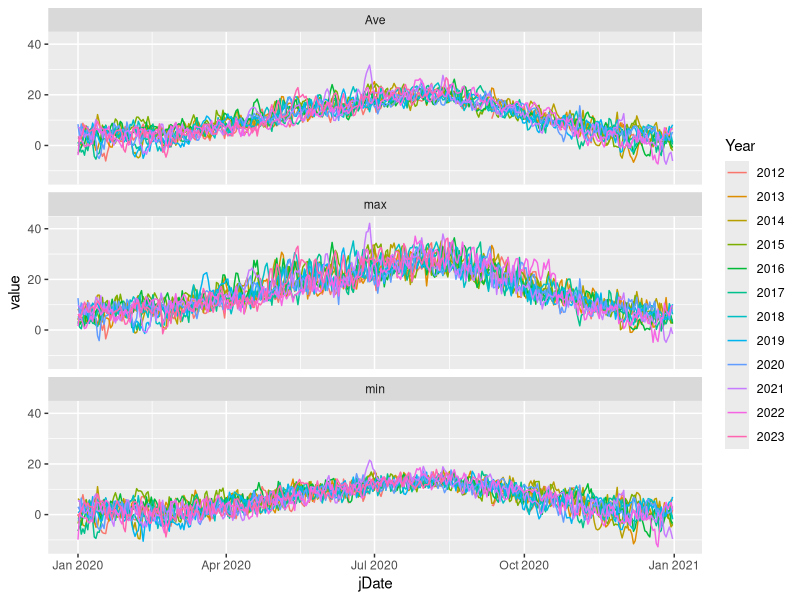
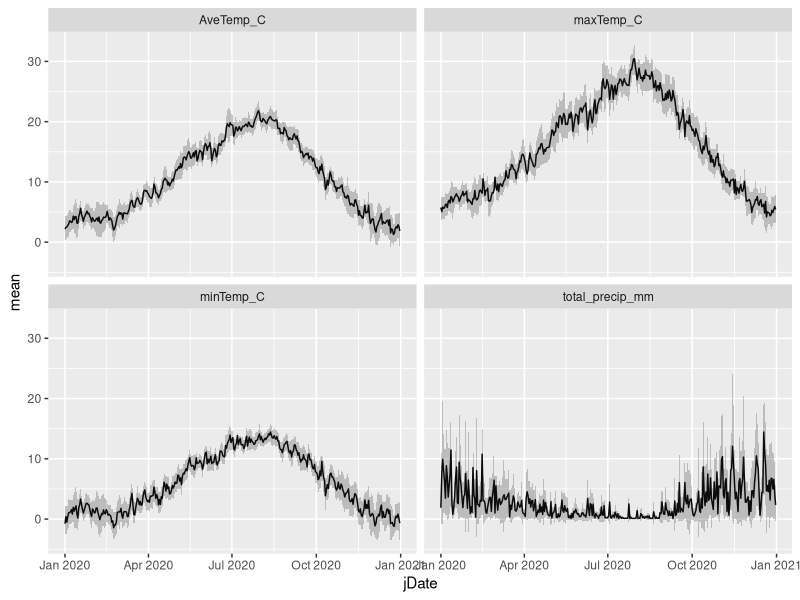
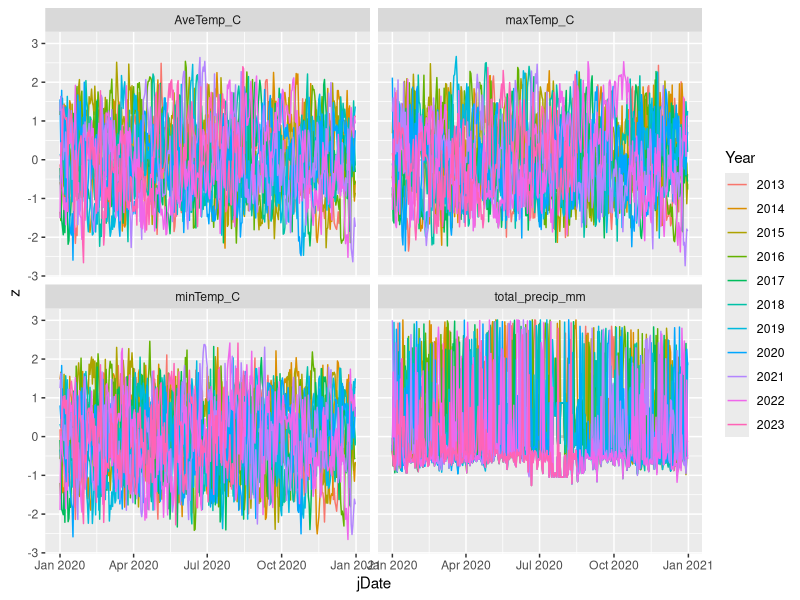
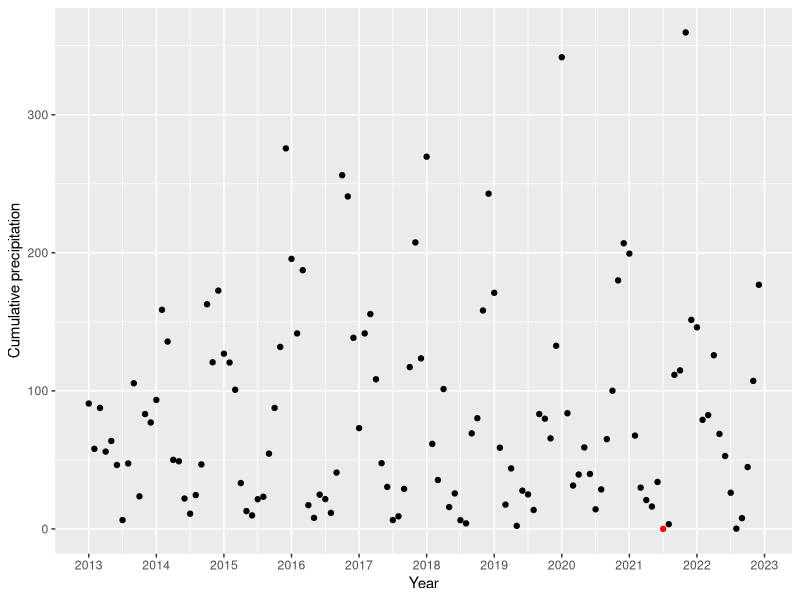
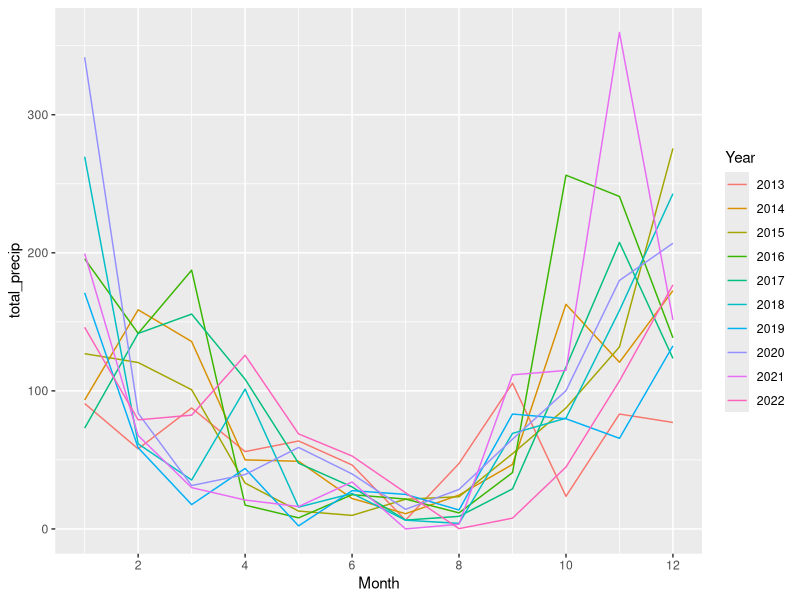
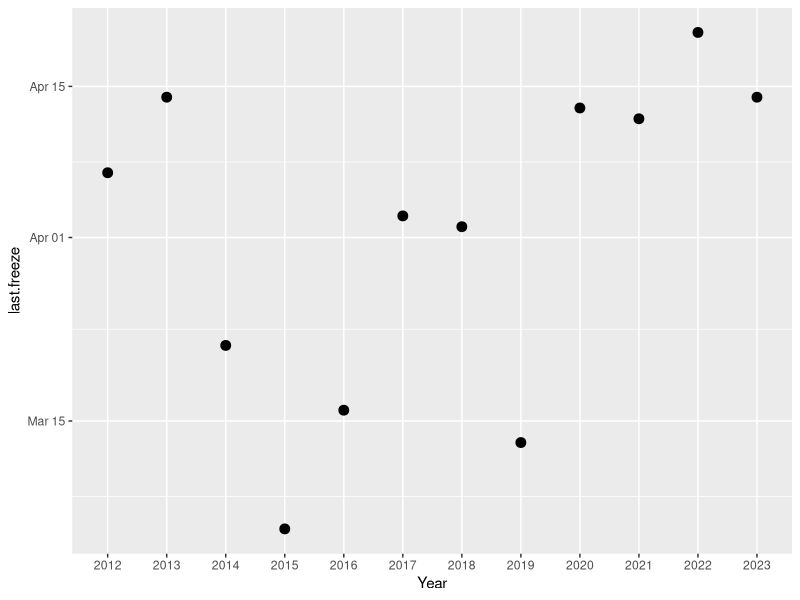
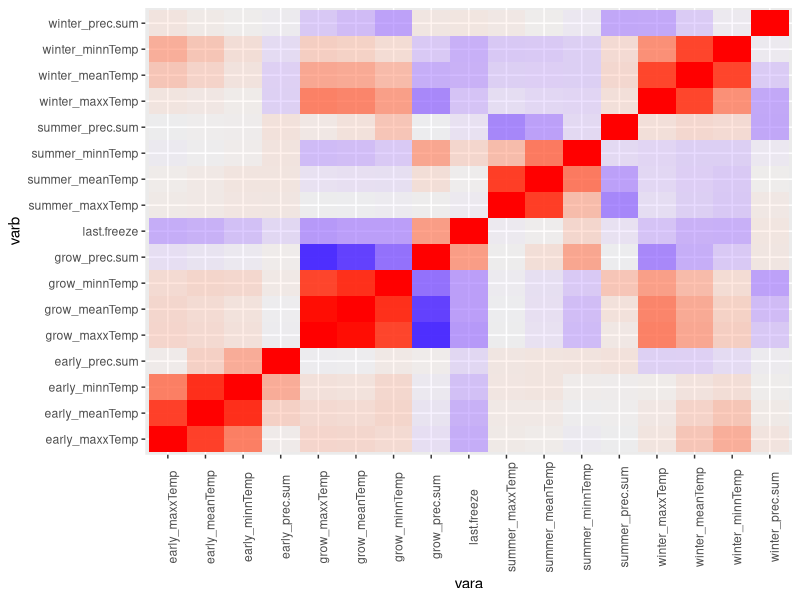
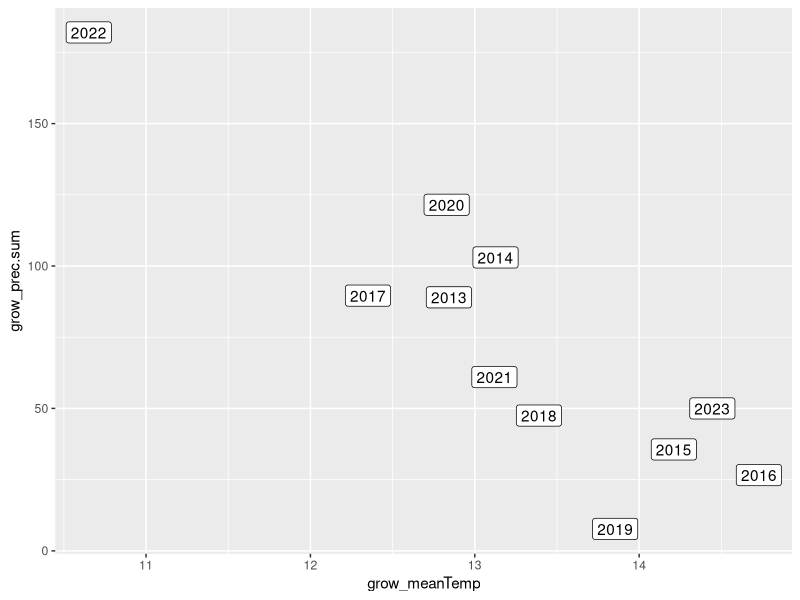

Recreate these plots in R, in order. (Note: this script raises an error after producing the figures.)
# Script for initial assessment and compiling/aggregating raw climate data.
# The climate data was compiled by Jenna - currently backed up on Dropbox.

library(ggplot2)
library(dplyr)
library(tidyr)

rm(list = ls())

clim.mo = read.csv('00_raw_data/climate/cgop_weather_monthly_interp.csv')
clim.dy = read.csv('00_raw_data/climate/cgop_weather_daily_interp.csv')
clim.hr = read.csv('00_raw_data/climate/cgop_weather_hourly.csv')

##### Look at hourly data frame

head(clim.hr) # nice!
nrow(clim.hr) # wow!
str(clim.hr)

length(unique(clim.hr$Time))

clim.hr = clim.hr %>%
  separate(Date, into = c('Year', 'Month', 'Day'), sep = '-', remove = FALSE) %>%
  mutate(Date = as.Date(Date)) %>%
  separate(Time, into = c('Hour', 'Minute', 'Second'), sep = ':')
# slow...

head(clim.hr)
unique(clim.hr$Minute) # ah... some NAs... also weird minutes
# yeah... this is a lot of into. maybe not needed.

##### Look at daily data frame

head(clim.dy) # ooh... cool
# would be nice if there was a flag for imputing though...
# ah well.

clim.dy = clim.dy %>%
  separate(Date, into = c('Year', 'Month', 'Day'), sep = '-', remove = FALSE) %>%
  mutate(Date = as.Date(Date)) %>%
  mutate(jDate = as.Date(paste('2020', Month, Day, sep = '-'), format = '%Y-%m-%d'))

head(clim.dy)

nrow(clim.dy)
clim.dy %>% group_by(Year) %>% summarise(n = n()) # wow!
# (wait why are there 365 records for 2023...)
# are they NAs?

clim.dy %>% filter(Year %in% 2023) %>% tail() 
# yes

# Look at variables over time!
clim.dy %>%
  pivot_longer(contains('Temp'), names_to = 'tempStat', values_to = 'value') %>%
  mutate(tempStat = gsub('Temp\\_C', '', tempStat)) %>%
  ggplot(aes(x = jDate, y = value, group = Year)) +
  geom_line(aes(colour = Year)) +
  facet_wrap(~ tempStat, nrow = 3)

# Oh there are some NAs
# where?
clim.dy %>%
  filter(is.na(total_precip_mm) | is.na(minTemp_C) | is.na(maxTemp_C) | is.na(AveTemp_C))
# interesting...
# mostly from 2012 though!
# OH it looks like all of these are 2012 or post-cleaning in 2023!!

clim.dy %>%
  filter(Year %in% 2013:2022) %>%
  filter(is.na(total_precip_mm) | is.na(minTemp_C) | is.na(maxTemp_C) | is.na(AveTemp_C))
# hell yeah Jenna!  

# Deviations from mean

# (first plot the means, removing 2012 maybe just because these seem spottier)
daily.means = clim.dy %>%
  filter(Year > 2012) %>%
  group_by(jDate) %>%
  summarise(
    across(
      c(total_precip_mm, minTemp_C, AveTemp_C, maxTemp_C),
      .fns = list(
        mean = ~ mean(.x, na.rm = TRUE), 
        var = ~ var(.x, na.rm = TRUE), 
        n = ~ sum(!is.na(.x))
      ),
      .names = '{.col}.{.fn}'
    )
  ) %>%
  # Now convert to one row per variable per day  
  # there's probably a more elegant way to do this with one pivot...
  pivot_longer(-jDate, names_to = 'varStat', values_to = 'varval') %>%
  separate(varStat, into = c('varb', 'stat'), sep = '\\.') %>%
  pivot_wider(names_from = stat, values_from = varval)

head(daily.means)

daily.means %>%
  ggplot(aes(x = jDate)) +
  geom_line(aes(y = mean)) +
  geom_ribbon(
    aes(ymin = mean - 2*sqrt(var/n), ymax = mean + 2*sqrt(var/n)),
    alpha = 0.25
  ) +
  facet_wrap(~ varb)
# fairly noisy

# Get z-scores
clim.dy.z = clim.dy %>%
  filter(Year > 2012) %>%
  group_by(jDate) %>%
  mutate(
    across(
      c(total_precip_mm, minTemp_C, AveTemp_C, maxTemp_C),
      .fn = function(x) (x - mean(x, na.rm = TRUE)) / sd(x, na.rm = TRUE)
    )
  )

head(clim.dy.z)
# hell yeah!!!

clim.dy.z %>%
  select(-c(Date, Month, Day)) %>%
  pivot_longer(-c(Year, jDate), names_to = 'varb', values_to = 'z') %>%
  ggplot(aes(x = jDate, y = z, group = Year)) +
  geom_line(aes(y = 0), linetype = 2, colour = 'gray77') +
  geom_line(aes(colour = Year)) +
  facet_wrap(~ varb)
# ah... precipitation is not going to work for z-scores...
# everything else looks okay though
# (not sure what to do about precipitation... zeros are inevitable)
# maybe monthly precipitation?
# are there any months with zero precip?
# (also - why are there NAs here?)

# Monthly cumulative precip?

clim.prec.month = clim.dy %>%
  filter(Year %in% 2013:2022) %>%
  group_by(Year = as.numeric(Year), Month = as.numeric(Month)) %>%
  summarise(total_precip = sum(total_precip_mm, na.rm = TRUE))

clim.prec.month %>%
  ggplot(aes(x = Year + (Month-1)/12, y = total_precip)) +
  geom_point(aes(color = total_precip > 0)) +
  scale_colour_manual(values = c('red', 'black')) +
  scale_x_continuous(breaks = 2013:2023) +
  labs(x = 'Year', y = 'Cumulative precipitation') +
  theme(legend.position = 'none')
# ah... there is a one in here!
# (wonder if I can use order statistics to get an expected min of a lognormal...)

clim.prec.month %>%
  mutate(Year = factor(Year)) %>%
  ggplot(aes(x = Month, y = total_precip, group = Year)) +
  geom_line(aes(colour = Year), linewidth = 0.5) +
  scale_x_continuous(breaks = 2*(1:6))

# Precip regimes... looks like Nov-Jan is wet, Feb-Aug is dry, Sept-Oct starts
# getting wet again

# Freeze dates - when is the latest in each year?

clim.dy %>%
  filter(as.numeric(Month) < 9, minTemp_C < 0) %>%
  group_by(Year) %>%
  summarise(last.freeze = max(jDate)) %>%
  ungroup() %>%
  ggplot(aes(x = Year, y = last.freeze)) +
  geom_point(size = 3)
# so often in April, sometimes in March

##### Some possible predictors

### Precip
# - Early season precip (Feb - April)
# - Growing season precip (April - June)
# - Summer precip (June - August)
# - Fall-Winter precip (Sept - Jan)
### Temperatures - use same ranges for aggregation?
# - Early season mean (Feb - April)
# - Early season max (Feb - April)
# - Early season min? (Feb - April)
# - Growing season mean (April - June)
# - Growing season max (April - June)
# - Growing season min (April - June)
# - Summer mean (June - August)
# - Summer max (June - August)
# - Winter mean (Sept - Jan?)
# - Winter max? (Sept - Jan)
# - Last freeze date

### What is a "year"?
# - Growing season of year is April - June of current year (t)
# - so, let year t be June 15 t-1 to June 14 t?
# (should think about this in terms of recruitment... )

# cut.breaks = data.frame(
#   break.day = as.Date(
#     c(paste0('2020-', c('02-01', '04-15', '06-15', '09-01')), '2021-01-01'),
#     format = '%Y-%m-%d'
#   ),
#   label = c('winter1', 'early', 'growing', 'summer', 'winter2')
# )

### Bin data together

# I'll use the cut() function for this
# First - define the breaks for the cut
# these will be the start dates to each one of these time-windows

cut.breaks = as.Date(
    c(paste0('2020-', c('01-01', '02-01', '04-15', '06-15', '09-01')), '2021-01-01'),
    format = '%Y-%m-%d'
  )

# Test out cuts on the jDate column of our dataset
cut(clim.dy$jDate, breaks = cut.breaks, right = FALSE)
# Do any of the
sum(is.na(cut(clim.dy$jDate, breaks = cut.breaks, right = FALSE)))
# looks like this will work...

# Bin dates into time windows (but keep everything else as needed)
clim.summ = clim.dy %>%
  # Convert year, month and day to numeric (for filtering)
  mutate(across(c(Year, Month, Day), as.numeric)) %>%
  # Get only dates in windows with all days present (and having data) in data
  # frame
  filter(
    # all data in 2014-2022
    Year %in% 2014:2022 | 
    # Data in February and later in 2013
    (Year %in% 2013 & Month > 1) | 
    # Data before June 15 in 2023
    (Year %in% 2023 & Month < 6) | (Year %in% 2023 & Month %in% 6 & Day %in% 1:14)
  ) %>%
  # Add the date period (window) using cut()
  mutate(period.start = cut(jDate, breaks = cut.breaks, right = FALSE)) %>%
  # Add some text labels to each window
  # (cut() above will just assign the date - not super legible)
  merge(y = data.frame(
    period.start = cut.breaks,
    # (I don't think winter3 will be assigned to anything...)
    pd.label = c('winter1', 'early', 'grow', 'summer', 'winter2', 'winter3')
    )
  ) %>%
  # Change the `date.pd` column to be in the proper year
  mutate(period.start = as.Date(paste0(Year, gsub('2020', '', period.start)))) %>%
  # Assign summer and winter to the successive year
  mutate(Year = Year + as.logical(pd.label %in% c('summer', 'winter2', 'winter3'))) %>%
  # get rid of numeral after winter[123] to make a single 'winter' label
  # and change the start date for winter to be consistent for all groups
  mutate(pd.label = gsub('\\d', '', pd.label)) %>%
  group_by(Year, pd.label) %>%
  mutate(period.start = min(period.start)) %>%
  ungroup()

# Check period labels and start dates
clim.summ %>% distinct(Year, pd.label, period.start) %>% print(n = nrow(.))

# Get 
clim.summ = merge(
  clim.summ %>%
    group_by(Year, pd.label, period.start) %>%
    summarise(
      # Means of each temperature measure
      meanTemp = mean(AveTemp_C),
      maxxTemp = mean(maxTemp_C),
      minnTemp = mean(minTemp_C),
      # Sum of precipitation
      prec.sum = sum(total_precip_mm)
    ) %>%
    ungroup(),
  clim.summ %>%
    filter(minTemp_C < 0, pd.label %in% c('early', 'grow')) %>%
    group_by(Year) %>%
    summarise(last.freeze = max(jDate)) %>%
    ungroup()
)

head(clim.summ)
nrow(clim.summ)

# Arrange by period start so these are in chrono order
clim.summ = clim.summ %>% arrange(period.start)

# Make a wide version of this data frame for evaluating correlations
clim.wide = clim.summ %>%
  # (the window start dates aren't necessary)
  select(-period.start) %>%
  pivot_longer(c(prec.sum, contains("Temp")), names_to = "stat", values_to = "statVal") %>%
  pivot_wider(names_from = c(pd.label, stat), values_from = statVal)

clim.corr.df = clim.wide[complete.cases(clim.wide),] %>%
  select(-Year) %>%
  mutate(last.freeze = as.numeric(last.freeze)) %>%
  cor() %>%
  as.data.frame() %>%
  mutate(vara = row.names(.)) %>%
  pivot_longer(-vara, names_to = 'varb', values_to = 'corr')

clim.corr.df %>%
  ggplot(aes(x = vara, y = varb)) +
  geom_tile(aes(alpha = abs(corr), fill = corr)) +
  scale_fill_gradient2(low = 'blue', high = 'red', mid = 'white', midpoint = 0) +
  theme(axis.text.x = element_text(angle = 90), legend.position = 'none')
# interesting... temperatures highly correlated - not surprising

clim.corr.df %>%
  filter(vara != varb) %>%
  arrange(desc(abs(corr)))
# damn wtf... super strong correlations between growing season precipitaton and
# mean/max temperatures

clim.corr.df %>%
  filter(vara != varb) %>%
  filter(abs(corr) > 0.5) %>%
  arrange(desc(abs(corr))) %>%
  print(n = nrow(.))

clim.wide %>%
  ggplot(aes(x = grow_meanTemp, y = grow_prec.sum)) +
  geom_label(aes(label = Year))
# whoa...

clim.dy %>%
  filter(as.numeric(Year) %in% 2020:2022, as.numeric(Month) %in% 3:6) %>%
  select(Year, jDate, AveTemp_C, total_precip_mm) %>%
  # arrange(Year, jDate) %>%
  # mutate(total_precip_mm = cumsum(total_precip_mm)) %>%
  pivot_longer(c(AveTemp_C, total_precip_mm), names_to = 'varb', values_to = 'value') %>%
  ggplot(aes(x = jDate, y = value, group = Year, colour = factor(Year))) +
  geom_line() +
  facet_wrap(~ varb)
# oh wow 
# does look like 2022 was colder... and had a lot more rain
# oh lmao there was a huge rain right on april 1
# man okay so it seems like the breaks for periods can be pretty influential

# What is the precip correlation like?
clim.corr.df %>%
  filter(grepl('prec\\.sum', vara)) %>%
  ggplot(aes(x = vara, y = varb)) +
  geom_tile(aes(alpha = abs(corr), fill = corr)) +
  scale_fill_gradient2(low = 'blue', high = 'red', mid = 'white', midpoint = 0) +
  theme(axis.text.x = element_text(angle = 90), legend.position = 'none')
# early season - weak pos. correlation with temperature (makes sense? warmer
#   temp means less snow, more rain?)
# growing season - super strong *negative* correlations with growing season
#   (and positive correlation with last freeze date...)
#   also some negative correlation with winter? autocorrelation?
# summer - strong-ish negative correlation with temperatures
# winter - strong-ish negative correlation with temperatures...

clim.corr.df %>%
  filter(grepl('prec\\.sum', vara)) %>%
  arrange(vara, desc(abs(corr))) %>%
  print(n = nrow(.))
# summer and winter precip are correlated...
# summer correlated with summer max temp and mean temp...
# winter correlated with winter min temperature, but not much else

clim.corr.df %>%
  filter(grepl('grow', vara) & grepl('grow', varb)) %>%
  filter(corr < 1) %>%
  print(n = nrow(.))
# Jesus all of these are super correlated
# guess I should only take one of these variables...
# mean temp, just because it makes sense?

clim.corr.df %>%
  filter(grepl('summer', vara) & grepl('summer', varb)) %>%
  filter(corr < 1) %>%
  arrange(desc(abs(corr))) %>%
  print(n = nrow(.))
# sould do min temp, precip? I hate min temp as a predictor though
# precip and... mean temp? still pretty correlated...

clim.corr.df %>%
  filter(grepl('early', vara) & grepl('early', varb)) %>%
  filter(corr < 1) %>%
  arrange(desc(abs(corr))) %>%
  print(n = nrow(.))
# precip and mean temp ~ 0.6!
# max temp... might as well include in here
# mean and min are super correlated... so maybe
# precip and min, which is ~0.3?

clim.corr.df %>%
  filter(grepl('winter', vara) & grepl('winter', varb)) %>%
  filter(corr < 1) %>%
  arrange(desc(abs(corr))) %>%
  print(n = nrow(.))
# temperatures all pretty correlated,
# precip correlated with max (makes sense)
# not correlated with mean or min?
# mean and precip?

clim.corr.df %>%
  filter(grepl('last', vara)) %>%
  filter(corr < 1) %>%
  arrange(desc(abs(corr))) %>%
  print(n = nrow(.))
# last freeze date is corr with a lot of growing season measures
# correlated with early measures too (makes sense)
# hmm...

clim.corr.df %>%
  filter(
    vara %in% c('grow_mean.temp', 'early_prec.sum', 'early_minnTemp', 
                'winter_meanTemp', 'summer_prec.sum', 'summer_meanTemp',
                'last.freeze'),
    varb %in% c('grow_mean.temp', 'early_prec.sum', 'early_minnTemp', 
                'winter_meanTemp', 'summer_prec.sum', 'summer_meanTemp',
                'last.freeze')
  ) %>%
  filter(vara != varb) %>%
  arrange(desc(abs(corr))) %>%
  print(n = nrow(.))
# these are considerably less correlated, which is good
# summer measures are correlated which is annoying
# last freeze date corelated with winter temperature, which kinda makes sense

clim.wide %>%
  ggplot(aes(x = summer_meanTemp, y = summer_prec.sum)) +
  geom_label(aes(label = Year))
# 2014 an outlier from an otherwise obvious trend
# ugh

clim.wide %>%
  ggplot(aes(x = winter_meanTemp, y = last.freeze)) +
  geom_label(aes(label = Year))
# interesting... much weaker pattern here

# (Old code when I was subsetting variables - note this was on a different
# version of df that was entirely in wide form and was missing period start
# dates)
# # Subset out relevant variables
# clim.subs = clim.summ %>%
#   select(Year, last.freeze, early_prec.sum, early_minnTemp,
#          grow_meanTemp, summer_meanTemp, winter_meanTemp)
# 
# head(clim.subs)
# tail(clim.subs)

# Export it
write.csv(
  clim.summ,
  row.names = FALSE,
  '01_data_cleaning/out/climate_summary.csv'
)

######## Other thoughts, etc.

# wonder if I should also do some de-trending? does it matter???
# z-scoring... would allow me to do polynomial tests...

##### What does a PCA on all of these look like?
# first... make sure that everything is in fact roughly normally distributed...

head(clim.summ)

clim.wide %>%
  mutate(last.freeze = as.numeric(last.freeze)) %>%
  pivot_longer(-Year, names_to = 'var', values_to = 'val') %>%
  filter(!is.na(val)) %>%
  ggplot() +
  geom_density(aes(x = val)) +
  facet_wrap(~ var, scales = 'free_x')
# meh... not in love with this

clim.wide %>%
  mutate(last.freeze = as.numeric(last.freeze)) %>%
  pivot_longer(-Year, names_to = 'var', values_to = 'val') %>%
  filter(!is.na(val)) %>%
  group_by(var) %>%
  mutate(zval = (val - mean(val)) / sd(val)) %>%
  ungroup() %>%
  ggplot() +
  geom_density(aes(x = zval)) +
  facet_wrap(~ var)

# kinda leptokurtotic? but could be much worse.

clim.pca = clim.wide[complete.cases(clim.wide),] %>%
  mutate(last.freeze = as.numeric(last.freeze)) %>%
  select(-Year) %>%
  prcomp(scale. = TRUE)

summary(clim.pca)
clim.pca$rotation %>% round(digits = 3)

clim.pca.loadings = clim.pca$rotation %>%
  as.data.frame() %>%
  mutate(varb = row.names(.)) %>%
  pivot_longer(-varb, names_to = 'pcaxis', values_to = 'loading') 

clim.pca.loadings %>%
  mutate(pcaxis = as.numeric(gsub('PC', '', pcaxis))) %>%
  ggplot(aes(x = varb, y = pcaxis, fill = loading)) +
  geom_tile() +
  scale_fill_gradient2(low = 'blue', high = 'red', mid = 'white', midpoint = 0) +
  scale_y_continuous(breaks = 1:10) +
  theme(axis.text.x = element_text(angle = 90))
